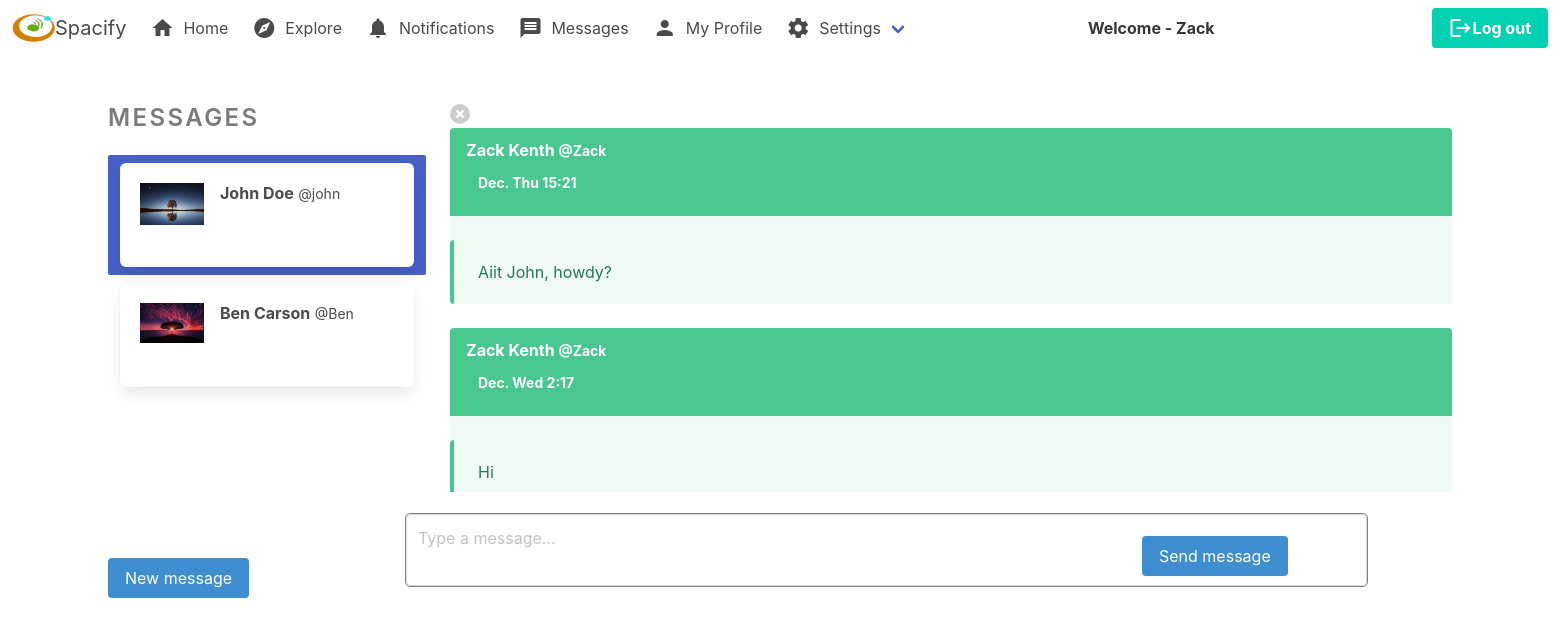
The page /messages/ (signed in) on the database its author committed.
### authy/models.py (models this page shows, shortened)
class Profile(models.Model):
	user = models.OneToOneField(User, on_delete=models.CASCADE, related_name='profile')
	first_name = models.CharField(max_length=50, null=True, blank=True)
	last_name = models.CharField(max_length=50, null=True, blank=True)
	location = models.CharField(max_length=50, null=True, blank=True)
	url = models.CharField(max_length=80, null=True, blank=True)
	bio = models.TextField(max_length=150, null=True, blank=True)
	created = models.DateField(auto_now_add=True)
	favorites = models.ManyToManyField(Post)
	picture = models.ImageField(upload_to=user_directory_path, blank=True, null=True, verbose_name='Picture')

### direct/models.py (models this page shows, shortened)
class Message(models.Model):
    user = models.ForeignKey(User, on_delete=models.CASCADE, related_name='user')
    sender = models.ForeignKey(User, on_delete=models.CASCADE, related_name='from_user')
    receipient = models.ForeignKey(User, on_delete=models.CASCADE, related_name='to_user')
    body = models.TextField(max_length=1000, blank=True, null=True)
    date = models.DateTimeField(auto_now_add=True)
    is_read = models.BooleanField(default=False)
    def get_messages(user):
        users = []
        messages  = Message.objects.filter(user = user).values('receipient').annotate(last = Max('date')).order_by('-last')
        for message in messages:
            users.append({
                'user': User.objects.get(pk = message['receipient']),
                'last': message['last'],
                'unread': Message.objects.filter(user =  user, receipient__pk = message['receipient'], is_read = False)
            })
        return users

### direct/views.py (the view)
# urls.py: path('', views.inbox, name='inbox'),
@login_required(login_url = '/login')
def inbox(request):
    user = request.user
    messages = Message.get_messages(user=user)
    active_direct = None
    directs =  None
    if messages:
        message = messages[0]
        active_direct = message['user'].username
        directs = Message.objects.filter(user=user, receipient=message['user'])
        directs.update(is_read=True)
        for message in messages:
            if message['user'].username == active_direct:
                message['unread'] = 0
        context = {
            'directs': directs,
            'messages': messages,
            'active_direct': active_direct,
        }
    template = loader.get_template('direct.html')
    return HttpResponse(template.render(context, request))

### templates/direct.html (shortened to what this page needs)
{% load static %}
<!DOCTYPE html>
<html>
  <head>
    <link rel="stylesheet" href="{% static '/css/bulma.min.css' %}">
  </head>
  <body>
    <nav class="navbar" role="navigation" aria-label="main navigation">
      <div class="navbar-brand">
        <a class="navbar-item" href="#">
          <img src="{% static 'images/spacify  logo.png' %}" width="43" height="0"><p class="subtitle is-5">Spacify</p>
        </a>
      </div>
      <div id="navbarBasicExample" class="navbar-menu">
        <div class="navbar-start">
          <a href="{% url 'dashboard' %}" class="navbar-item">
            <i class="material-icons">home</i>
            &nbsp; Home
          </a>
          <a class="navbar-item">
            <i class="material-icons">explore</i>
            &nbsp; Explore
          </a>
          <a class="navbar-item">
            <i class="material-icons">notifications</i>
            &nbsp; Notifications
          </a>
          <a href="/messages" class="navbar-item">
            <i class="material-icons">message</i>
            &nbsp; Messages
          </a>
          <a href="{% url 'profile' request.user %}" class="navbar-item">
            <i class="material-icons">person</i>
            &nbsp; {% if user.is_authenticated and user == request.user %}My {% endif %} {% if user.is_authenticated and user != request.user %}{{ profile.user }}'s {% endif %} Profile
          </a>
          <div class="navbar-item has-dropdown is-hoverable">
            <a class="navbar-link">
              <i class="material-icons">settings</i>
              &nbsp; Settings
            </a>
          </div>
        </div>
        <div class="navbar-end">
          <div class="navbar-item">
            <p class=" is-secondary" style="margin-right: 217px; position: relative;">
              <strong>Welcome - {{ request.user }}</strong>
            </p>
            <div class="buttons">
              <a href="{% url 'logout' %}" class="button is-primary">
                <i class="material-icons">logout</i>
                <strong>Log out</strong>
              </a>
            </div>
          </div>
        </div>
      </div>
    </nav>
  <section class="section">
    <div class="container">
      <div class="columns is-mobile">
        <div class="column is-one-quarter">
          <aside class="menu">
            <h1 class="menu-label title is-4">
              Messages
            </h1>
            <ul style="overflow-y: scroll; height: 403px;" class="menu-list">
              {% for message in messages %}
              <li>
                <a class="{% if active_direct == message.user.username %}is-active{% endif %}" href="{% url 'directs' message.user.username %}">
                  <div class="box">
                    <article class="media">
                      <div class="media-left">
                        <figure class="image is-64x64">
                          <img src="{{ message.user.profile.picture.url }}" alt="Image">
                        </figure>
                      </div>
                      <div class="media-content">
                        <div class="content">
                          <p>
                            <strong>{{ message.user.profile.first_name }} {{ message.user.profile.last_name }}</strong> <small>@{{ message.user.username }}</small>
                          </p>
                        </div>
                      </div>
                    </article>
                  </div>
                </a>
              </li>
              {% endfor %}
            </ul>
            <div class="level-left">
              <div class="level-item">
                <a href="{% url 'usersearch' %}" class="button is-info">New message</a>
              </div>
            </div>
          </aside>
        </div>
        <div style="overflow-y: scroll; height: 400px;" class="column media-content content">
          <button class="delete" aria-label="delete"></button>
          {% for direct in directs %}
          <article class="message is-success">
            <div class="message-header content">
              <p>
                <strong>{{ direct.sender.profile.first_name }} {{ direct.sender.profile.last_name }}</strong> <small>@{{ direct.sender.username }}</small>
                <strong class="column"><small>{{ direct.date|date:'N D G:i' }}</small></strong>
              </p>
            </div>
            <article class="message is-success">
              <div class="message-body">
                {{ direct.body }}
              </div>
            </article>
          </article>
          {% endfor %}
        </div>
        <form action="{% url 'send_direct' %}" role="form" method="POST">
          <article class="column media-right" style="position: absolute; left: 270px; top: 360px;">
            <div class="media-content" style="position: relative; top: 50px;">
              <div class="field">
                <p class="control">
                  <textarea class="textarea" name="body" style="outline: gray 0.001px solid; resize: none;" cols="90" rows="2" placeholder="Type a message..."></textarea>
                </p>
              </div>
            </div>
            <nav class="level media-right" style="left: 720px; position: relative;">
              <div class="level-left">
                <div class="level-item">
                  <button type="submit" name="action" class="button is-info">Send message</button>
                </div>
              </div>
            </nav>
          </article>
        </form>
      </div>
    </div>
  </section>
  </body>
</html>

### rows shown on the page
Message: sender.profile.first_name "Zack", sender.profile.last_name "Kenth", sender.username "Zack", date "Dec. Thu 15:21", body "Aiit John, howdy?"
Message: sender.profile.first_name "Zack", sender.profile.last_name "Kenth", sender.username "Zack", date "Dec. Wed 2:17", body "Hi"

### other values the page prints
{{ request.user }} "Zack"
{{ message.user.profile.first_name }} "John"
{{ message.user.profile.last_name }} "Doe"
{{ message.user.username }} "john"
{{ message.user.profile.first_name }} "Ben"
{{ message.user.profile.last_name }} "Carson"
{{ message.user.username }} "Ben"
